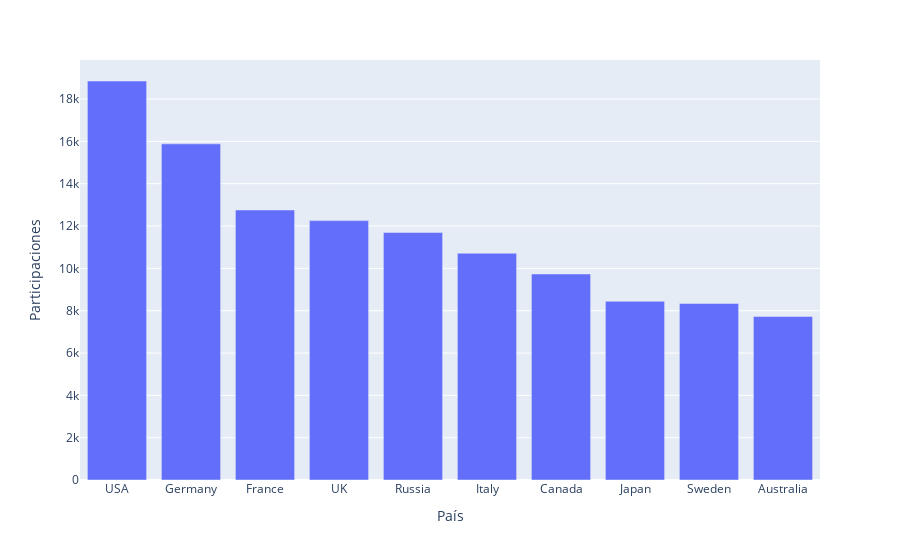

The notebook cell this image was saved under:
### Code cell
px.bar(top_10_equipos, x='País', y='Participaciones')

### Figure 1 — Plotly figure (JSON) as saved in the notebook; plotly's stock layout.template omitted (floating-point values rounded to 4 significant figures)
{"data": [{"alignmentgroup": "True", "hovertemplate": "País=%{x}<br>Participaciones=%{y}<extra></extra>", "legendgroup": "", "marker": {"color": "#636efa", "pattern": {"shape": ""}}, "name": "", "offsetgroup": "", "orientation": "v", "showlegend": false, "textposition": "auto", "type": "bar", "x": ["USA", "Germany", "France", "UK", "Russia", "Italy", "Canada", "Japan", "Sweden", "Australia"], "xaxis": "x", "y": [18853, 15883, 12758, 12256, 11692, 10715, 9734, 8444, 8339, 7724], "yaxis": "y"}], "layout": {"barmode": "relative", "legend": {"tracegroupgap": 0}, "margin": {"t": 60}, "xaxis": {"anchor": "y", "domain": [0, 1], "title": {"text": "País"}}, "yaxis": {"anchor": "x", "domain": [0, 1], "title": {"text": "Participaciones"}}}}
